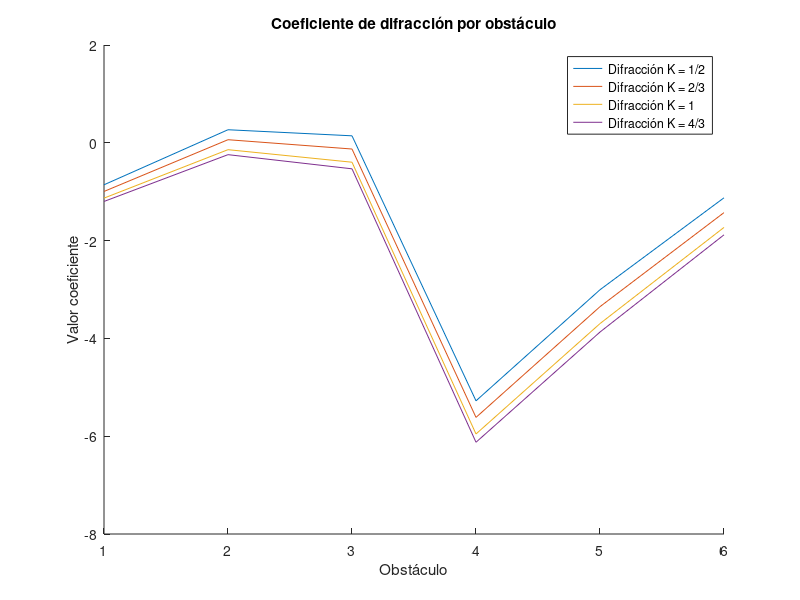

Here is the MATLAB script that generated this plot:
clear;close all;clc;

f      = 5800e6;
c      = 3e8;
lambda = c/f;

% Alturas, distancia y radio en metros

d  = 20.09e3; %en Km
R0 = 6370e3;

e = [796 800 803 799 735 760 788 805];
a = [10 0 0 0 0 0 0 8];
d1 = [0 0.806e3 1.910e3 3.721e3 7.831e3 10.955e3 14.965e3 d];
d2 = d - d1;


K           = [0.5, 2/3 ,1, 4/3];
Re          = R0*K;
altura_rayo = ((e(end)+a(end)-e(1)-a(1))/d)*d1 + e(1)+a(1);
R1          = sqrt(lambda*d1.*d2/d); 

%Repito el código de Diego pero "K" es un vector, y por tanto "Re" tambien.

% -----------------------------------------------------------------------
% Esta parte elimina el primer y último elemento de los arrays, ya que se 
% corresponde con los valores de las torres y se obtienen valores que no se usan.
d1(:,1)   =[];
d1(:,end) =[];
e(:,1)    =[];
e(:,end)  =[];
R1(:,1)   =[];
R1(:,end) =[];
altura_rayo(:,1)   = [];
altura_rayo(:,end) = [];
% -----------------------------------------------------------------------
d2=d-d1;

obstaculo_mayor          = max(e);
posicion_obstaculo_mayor = find(e==obstaculo_mayor);

numero_iteraciones    = size(Re);
columnas              = size(d1);
flecha_iterada        = zeros(numero_iteraciones(2),columnas(2));
despejamiento_iterado = zeros(numero_iteraciones(2),columnas(2));
uve_iterado           = zeros(numero_iteraciones(2),columnas(2));
Ldif_iterado          = zeros(numero_iteraciones(2),columnas(2));
Ldiff_totales         = zeros(numero_iteraciones(2),columnas(2));
Ldif_sd               = zeros(1,numero_iteraciones(2));
uve_obstaculo_principal_y_subvano            = zeros(numero_iteraciones(2),3);
posicion_uve_menos_negativo_inferior_subvano = zeros(numero_iteraciones(2),3);

figure(1);title("Coeficiente de difracción por obstáculo");
for iteracion=1:numero_iteraciones(2)    
    flecha_iterada(iteracion,:)        = (d1.*d2)/(2*Re(iteracion));
    despejamiento_iterado(iteracion,:) =  e + flecha_iterada(iteracion,:) - altura_rayo;
    
    uve_iterado(iteracion,:)           = sqrt(2)*despejamiento_iterado(iteracion,:)./R1

    Ldif_iterado(iteracion,:)          =  6.9 + 20*log10(sqrt((uve_iterado(iteracion,:)-0.1).^2 +1) + uve_iterado(iteracion,:)-0.1);
    

    
    hold on
    plot(uve_iterado(iteracion,:))
    xticks(1:6);
    hold off
    
end
ylabel("Valor coeficiente");xlabel("Obstáculo");
legend("Difracción K = 1/2","Difracción K = 2/3","Difracción K = 1","Difracción K = 4/3");
